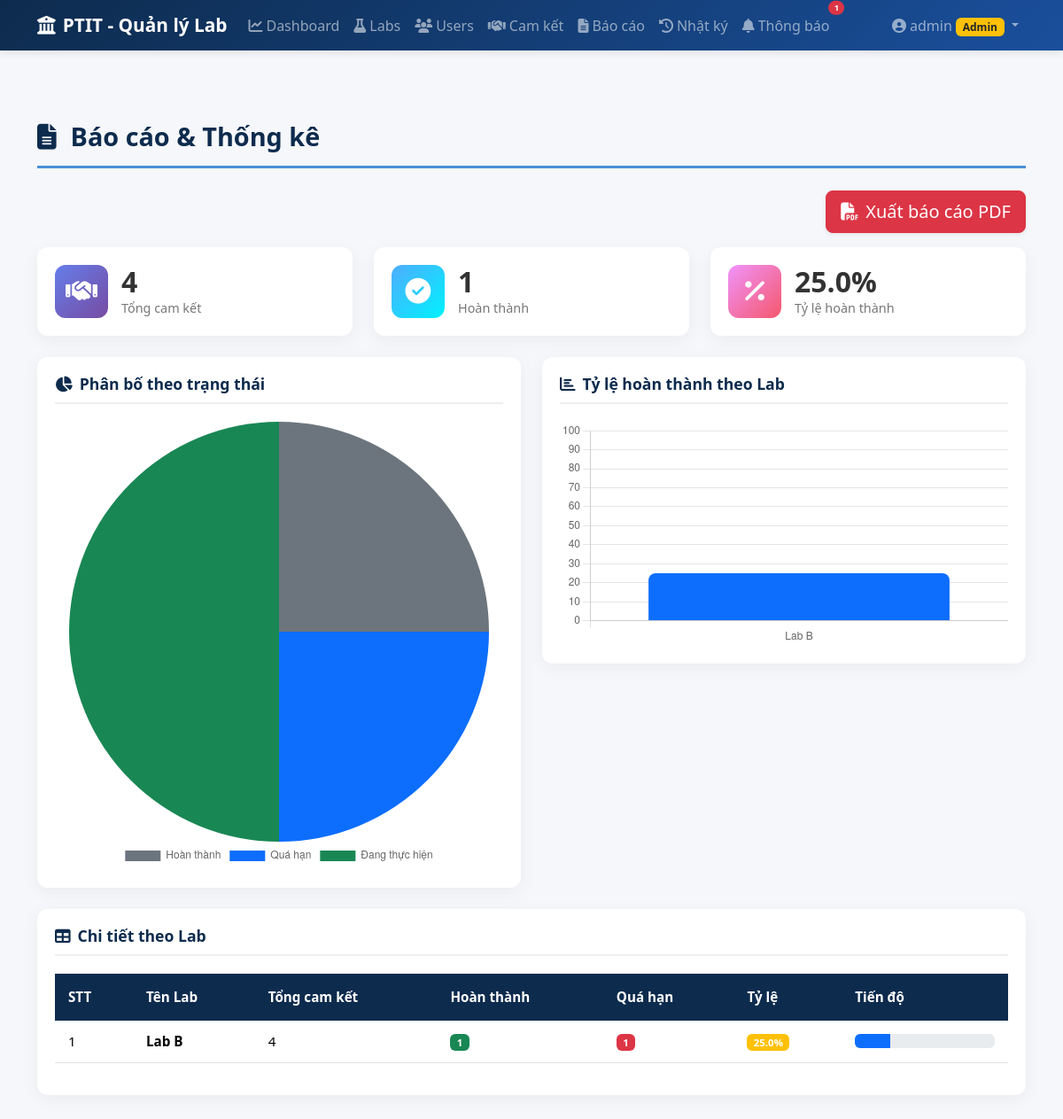
The app's page /reports (signed in) with its own data.
### models.py (models this page shows, shortened)
class User(UserMixin, db.Model):
    __tablename__ = 'users'
    id = db.Column(db.Integer, primary_key=True)
    username = db.Column(db.String(50), unique=True, nullable=False)
    password_hash = db.Column(db.String(200), nullable=False)
    role = db.Column(db.String(20), nullable=False)  # 'admin' or 'lab'
    lab_id = db.Column(db.Integer, db.ForeignKey('labs.id', ondelete='SET NULL'), nullable=True)
    def is_admin(self):
        return self.role == 'admin'

class Lab(db.Model):
    __tablename__ = 'labs'
    id = db.Column(db.Integer, primary_key=True)
    name = db.Column(db.String(100), nullable=False)
    description = db.Column(db.Text)
    manager_name = db.Column(db.String(100))
    email = db.Column(db.String(100))
    created_at = db.Column(db.DateTime, default=datetime.utcnow)
    users = db.relationship('User', backref='lab', lazy=True)
    commitments = db.relationship('Commitment', backref='lab', lazy=True, cascade='all, delete-orphan')

### app.py (the view)
@app.route('/reports')
@login_required
def reports():
    if not current_user.is_admin():
        flash('Bạn không có quyền truy cập trang này.', 'danger')
        return redirect(url_for('dashboard'))
    labs = Lab.query.all()
    total = Commitment.query.count()
    completed = Commitment.query.filter_by(status='Hoàn thành').count()
    completion_rate = (completed / total * 100) if total > 0 else 0
    lab_data = []
    for lab in labs:
        commits = Commitment.query.filter_by(lab_id=lab.id).all()
        total_lab = len(commits)
        completed_lab = len([c for c in commits if c.status == 'Hoàn thành'])
        overdue_lab = len([c for c in commits if c.status == 'Quá hạn'])
        lab_data.append({
            'name': lab.name,
            'total': total_lab,
            'completed': completed_lab,
            'overdue': overdue_lab,
            'rate': (completed_lab / total_lab * 100) if total_lab > 0 else 0
        })
    status_dist = db.session.query(
        Commitment.status,
        db.func.count(Commitment.id)
    ).group_by(Commitment.status).all()
    chart_labels = [s[0] for s in status_dist]
    chart_data = [s[1] for s in status_dist]
    return render_template('reports/index.html',
                           labs=labs,
                           total=total,
                           completed=completed,
                           completion_rate=completion_rate,
                           lab_data=lab_data,
                           chart_labels=chart_labels,
                           chart_data=chart_data)

### app.py (called while the page is built)
@login_manager.user_loader
def load_user(user_id):
    return User.query.get(int(user_id))

@app.before_request
def csrf_protect():
    if request.method in ('POST', 'PUT', 'DELETE'):
        if request.endpoint == 'login':
            return
        token = request.form.get('_csrf_token') or request.headers.get('X-CSRF-Token')
        if not validate_csrf_token(token):
            flash('Yêu cầu không hợp lệ (CSRF token không đúng). Vui lòng thử lại.', 'danger')
            return redirect(request.referrer or url_for('dashboard'))

### templates/reports/index.html (shortened to what this page needs)
{% extends "base.html" %}
{% block content %}
<h1 class="page-title">
    <i class="fas fa-file-alt me-3"></i>Báo cáo & Thống kê
</h1>
<div class="mb-3 text-end">
    <a href="{{ url_for('export_report_pdf') }}" class="btn btn-danger btn-lg shadow-sm">
        <i class="fas fa-file-pdf me-2"></i>Xuất báo cáo PDF
    </a>
</div>
<div class="row g-4 mb-4">
    <div class="col-md-4">
        <div class="stat-card stat-total">
            <div class="stat-icon"><i class="fas fa-handshake"></i></div>
            <div class="stat-info">
                <h3>{{ total }}</h3>
                <p>Tổng cam kết</p>
            </div>
        </div>
    </div>
    <div class="col-md-4">
        <div class="stat-card stat-completed">
            <div class="stat-icon"><i class="fas fa-check-circle"></i></div>
            <div class="stat-info">
                <h3>{{ completed }}</h3>
                <p>Hoàn thành</p>
            </div>
        </div>
    </div>
    <div class="col-md-4">
        <div class="stat-card stat-active">
            <div class="stat-icon"><i class="fas fa-percentage"></i></div>
            <div class="stat-info">
                <h3>{{ "%.1f"|format(completion_rate) }}%</h3>
                <p>Tỷ lệ hoàn thành</p>
            </div>
        </div>
    </div>
</div>
<div class="row g-4 mb-4">
    <div class="col-lg-6">
        <div class="chart-card">
            <h5 class="chart-title">
                <i class="fas fa-chart-pie me-2"></i>Phân bố theo trạng thái
            </h5>
            <canvas id="statusChart"></canvas>
        </div>
    </div>
    <div class="col-lg-6">
        <div class="chart-card">
            <h5 class="chart-title">
                <i class="fas fa-chart-bar me-2"></i>Tỷ lệ hoàn thành theo Lab
            </h5>
            <canvas id="labChart"></canvas>
        </div>
    </div>
</div>
<div class="chart-card">
    <h5 class="chart-title">
        <i class="fas fa-table me-2"></i>Chi tiết theo Lab
    </h5>
    <div class="table-responsive">
        <table class="table table-hover">
            <thead>
                <tr>
                    <th>STT</th>
                    <th>Tên Lab</th>
                    <th>Tổng cam kết</th>
                    <th>Hoàn thành</th>
                    <th>Quá hạn</th>
                    <th>Tỷ lệ</th>
                    <th>Tiến độ</th>
                </tr>
            </thead>
            <tbody>
                {% for lab in lab_data %}
                <tr>
                    <td>{{ loop.index }}</td>
                    <td><strong>{{ lab.name }}</strong></td>
                    <td>{{ lab.total }}</td>
                    <td><span class="badge bg-success">{{ lab.completed }}</span></td>
                    <td><span class="badge bg-danger">{{ lab.overdue }}</span></td>
                    <td>
                        {% if lab.total > 0 %}
                        <span class="badge bg-{{ 'success' if lab.rate >= 80 else 'warning' }}">
                            {{ "%.1f"|format(lab.rate) }}%
                        </span>
                        {% else %}
                        -
                        {% endif %}
                    </td>
                    <td style="min-width: 120px;">
                        <div class="progress">
                            <div class="progress-bar bg-primary" style="width: {{ lab.rate }}%"></div>
                        </div>
                    </td>
                </tr>
                {% endfor %}
            </tbody>
        </table>
    </div>
</div>
{% endblock %}
{% block extra_js %}
<script>
document.addEventListener('DOMContentLoaded', function() {
    // Status Pie Chart
    const statusCtx = document.getElementById('statusChart').getContext('2d');
    new Chart(statusCtx, {
        type: 'pie',
        data: {
            labels: {{ chart_labels | tojson }},
            datasets: [{
                data: {{ chart_data | tojson }},
                backgroundColor: ['#6c757d', '#0d6efd', '#198754', '#dc3545'],
                borderWidth: 0
            }]
        },
        options: {
            responsive: true,
            plugins: {
                legend: { position: 'bottom' }
            }
        }
    });
    // Lab Bar Chart
    const labCtx = document.getElementById('labChart').getContext('2d');
    new Chart(labCtx, {
        type: 'bar',
        data: {
            labels: {{ lab_data | map(attribute='name') | list | tojson }},
            datasets: [{
                label: 'Tỷ lệ hoàn thành (%)',
                data: {{ lab_data | map(attribute='rate') | list | tojson }},
                backgroundColor: '#0d6efd',
                borderRadius: 8
            }]
        },
        options: {
            responsive: true,
            plugins: { legend: { display: false } },
            scales: {
                y: { beginAtZero: true, max: 100 }
            }
        }
    });
});
</script>
{% endblock %}

### templates/base.html (shortened to what this page needs)
<!DOCTYPE html>
<html lang="vi">
<head>
    <link href="https://cdn.jsdelivr.net/npm/bootstrap@5.3.2/dist/css/bootstrap.min.css" rel="stylesheet">
    <link href="https://cdnjs.cloudflare.com/ajax/libs/font-awesome/6.5.1/css/all.min.css" rel="stylesheet">
    <link href="https://cdn.jsdelivr.net/npm/bootstrap-icons@1.11.2/font/bootstrap-icons.css" rel="stylesheet">
    <link href="{{ url_for('static', filename='css/style.css') }}" rel="stylesheet">
</head>
<body>
    {% if current_user.is_authenticated %}
    <nav class="navbar navbar-expand-lg navbar-dark bg-ptit">
        <div class="container">
            <a class="navbar-brand" href="{{ url_for('dashboard') }}">
                <i class="fas fa-university me-2"></i>PTIT - Quản lý Lab
            </a>
            <div class="collapse navbar-collapse" id="navbarNav">
                <ul class="navbar-nav me-auto">
                    <li class="nav-item">
                        <a class="nav-link" href="{{ url_for('dashboard') }}">
                            <i class="fas fa-chart-line me-1"></i>Dashboard
                        </a>
                    </li>
                    {% if current_user.is_admin() %}
                    <li class="nav-item">
                        <a class="nav-link" href="{{ url_for('labs_list') }}">
                            <i class="fas fa-flask me-1"></i>Labs
                        </a>
                    </li>
                    <li class="nav-item">
                        <a class="nav-link" href="{{ url_for('users_list') }}">
                            <i class="fas fa-users me-1"></i>Users
                        </a>
                    </li>
                    {% endif %}
                    <li class="nav-item">
                        <a class="nav-link" href="{{ url_for('commitments_list') }}">
                            <i class="fas fa-handshake me-1"></i>Cam kết
                        </a>
                    </li>
                    {% if current_user.is_admin() %}
                    <li class="nav-item">
                        <a class="nav-link" href="{{ url_for('reports') }}">
                            <i class="fas fa-file-alt me-1"></i>Báo cáo
                        </a>
                    </li>
                    <li class="nav-item">
                        <a class="nav-link" href="{{ url_for('activity_logs') }}">
                            <i class="fas fa-history me-1"></i>Nhật ký
                        </a>
                    </li>
                    {% endif %}
                    <li class="nav-item">
                        <a class="nav-link position-relative" href="{{ url_for('notifications') }}">
                            <i class="fas fa-bell me-1"></i>Thông báo
                            <span id="notif-badge" class="position-absolute top-0 start-100 translate-middle badge rounded-pill bg-danger"
                                  style="font-size:0.6em; display:none;">
                            </span>
                        </a>
                    </li>
                </ul>
                <ul class="navbar-nav">
                    <li class="nav-item dropdown">
                        <a class="nav-link dropdown-toggle" href="#" data-bs-toggle="dropdown">
                            <i class="fas fa-user-circle me-1"></i>{{ current_user.username }}
                            {% if current_user.is_admin() %}
                            <span class="badge bg-warning text-dark">Admin</span>
                            {% else %}
                            <span class="badge bg-info">Lab</span>
                            {% endif %}
                        </a>
                    </li>
                </ul>
            </div>
        </div>
    </nav>
    {% endif %}
    <main class="{% if current_user.is_authenticated %}main-content{% endif %}">
        <div class="container">
            {% block content %}{% endblock %}
        </div>
    </main>
    {% block extra_js %}{% endblock %}
</body>
</html>

### static/css/style.css (style rules this page uses)
:root { --ptit-blue: #1a4f9c; --ptit-light-blue: #4a90d9; --ptit-dark: #0d2b4d; }
body { background-color: #f5f7fa; font-family: 'Segoe UI', Tahoma, Geneva, Verdana, sans-serif; min-height: 100vh; }
.main-content { padding-top: 80px; padding-bottom: 40px; }
.navbar.bg-ptit { background: linear-gradient(135deg, var(--ptit-dark) 0%, var(--ptit-blue) 100%); box-shadow: 0 2px 10px rgba(0,0,0,0.1); }
.navbar-brand { font-weight: 700; font-size: 1.3rem; }
.nav-link { font-weight: 500; transition: all 0.3s; }
.page-title { font-size: 1.8rem; font-weight: 700; color: var(--ptit-dark); margin-bottom: 25px; padding-bottom: 15px; border-bottom: 3px solid var(--ptit-light-blue); }
.stat-card { background: white; border-radius: 12px; padding: 20px; display: flex; align-items: center; gap: 15px; box-shadow: 0 5px 20px rgba(0,0,0,0.05); transition: transform 0.3s, box-shadow 0.3s; }
.stat-icon { width: 60px; height: 60px; border-radius: 12px; display: flex; align-items: center; justify-content: center; font-size: 1.8rem; }
.stat-icon i { color: white; }
.stat-total .stat-icon { background: linear-gradient(135deg, #667eea, #764ba2); }
.stat-active .stat-icon { background: linear-gradient(135deg, #f093fb, #f5576c); }
.stat-completed .stat-icon { background: linear-gradient(135deg, #4facfe, #00f2fe); }
.stat-info h3 { font-size: 2rem; font-weight: 700; margin: 0; color: #333; }
.stat-info p { margin: 0; color: #777; font-size: 0.9rem; }
.chart-card { background: white; border-radius: 12px; padding: 20px; box-shadow: 0 5px 20px rgba(0,0,0,0.05); }
.chart-title { font-size: 1.1rem; font-weight: 600; color: var(--ptit-dark); margin-bottom: 20px; padding-bottom: 10px; border-bottom: 2px solid #eee; }
.table { font-size: 0.95rem; }
.table thead th { background-color: var(--ptit-dark); color: white; font-weight: 600; border: none; padding: 15px; }
.table tbody td { vertical-align: middle; padding: 12px 15px; }

### records on screen
User: username "admin"
Lab: name "Lab B", total "4", completed "1", overdue "1", rate "25.0"

### other values on screen
{{ total }} "4"
{{ completed }} "1"
{{ "%.1f"|format(completion_rate) }} "25.0"
chart data {{ chart_data | tojson }} [1, 1, 2]
chart data {{ lab_data | map(attribute='name') | list | tojson }} ["Lab B"]
chart data {{ lab_data | map(attribute='rate') | list | tojson }} [25.0]
